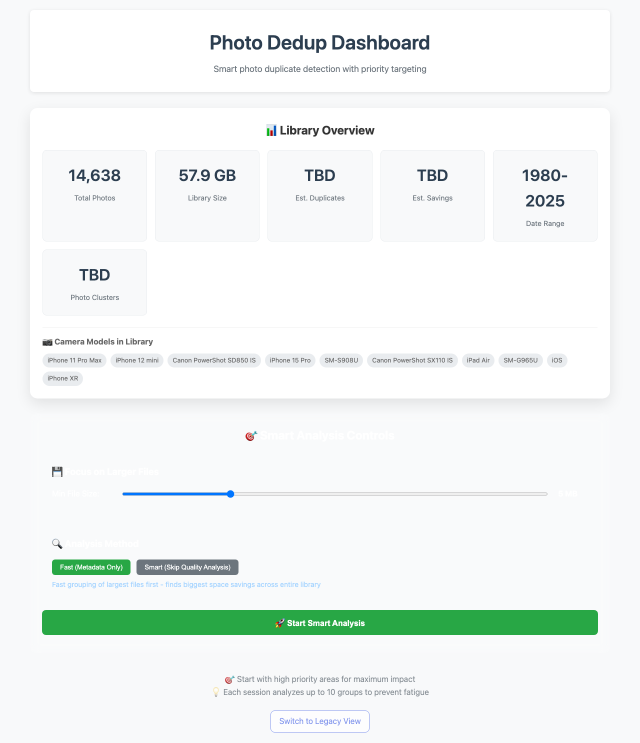
#> input picture dashboard_before_analysis.png, 1280 x 1485 px (shown at 1/2 size)
$ python -i blur_detector.py   (imports and definitions only)   (older library calls are emulated)
#> lines starting #> are read from the running program, lines starting #| are printed output that depends on the picture
#!/usr/bin/env python3
"""
Blur Detection Module - Focused computer vision analysis for photo quality assessment
Detects blurry, overexposed, and underexposed photos for removal workflow
"""

import cv2
import numpy as np
from PIL import Image
from dataclasses import dataclass
from typing import List, Optional, Tuple, Dict
from pathlib import Path
import time

@dataclass
class BlurResult:
    """Result of blur analysis for a single photo."""
    photo_uuid: str
    image_path: str
    blur_score: float  # Laplacian variance (higher = sharper)
    blur_level: str  # 'very-blurry', 'blurry', 'slightly-blurry', 'sharp'
    exposure_score: float  # 0-100 (50 = ideal, 0/100 = over/under exposed)
    quality_assessment: str  # Overall assessment
    processing_time_ms: int
    file_size_bytes: int
    resolution: Tuple[int, int]  # (width, height)

class BlurDetector:
    """Fast, dedicated blur detection using Sobel variance analysis (optimized from Kaggle dataset)."""

    def __init__(self,
                 blur_threshold_very: float = 500,
                 blur_threshold_moderate: float = 2000,
                 blur_threshold_slight: float = 5000):
        """
        Initialize blur detector with configurable thresholds.

        Sobel variance measures edge intensity - higher values = sharper images.
        Optimized thresholds based on Kaggle blur dataset evaluation.
        Typical values: very blurry <500, blurry 500-2000, slightly blurry 2000-5000, sharp >5000

        Args:
            blur_threshold_very: Below this = very blurry (default: 500)
            blur_threshold_moderate: Below this = blurry (default: 2000)
            blur_threshold_slight: Below this = slightly blurry (default: 5000)
            Above slight threshold = sharp
        """
        self.blur_threshold_very = blur_threshold_very
        self.blur_threshold_moderate = blur_threshold_moderate
        self.blur_threshold_slight = blur_threshold_slight

    # [5 lines left out: function update_thresholds, not called in this run]

    def analyze_photo(self, image_path: str, photo_uuid: str = None) -> BlurResult:
        """
        Analyze single photo for blur and exposure quality.

        Args:
            image_path: Path to image file
            photo_uuid: Optional UUID for tracking

        Returns:
            BlurResult with analysis data
        """
#> called with image_path = 'dashboard_before_analysis.png'
        start_time = time.time()

        try:
            # Get file info
            file_path = Path(image_path)
            file_size = file_path.stat().st_size if file_path.exists() else 0

            # Load image
            img = None
            try:
                img = cv2.imread(image_path)
#> img is the input picture: shape (1485, 1280, 3); mean B, G, R 243.3, 245.3, 240.5
            except:
                pass

            if img is None:
                # Try with PIL for HEIC and other formats
                try:
                    with Image.open(image_path) as pil_img:
                        img = cv2.cvtColor(np.array(pil_img), cv2.COLOR_RGB2BGR)
                except Exception as e:
                    print(f"⚠️ Could not load image {image_path}: {e}")
                    return self._create_error_result(image_path, photo_uuid, file_size)

            if img is None:
                return self._create_error_result(image_path, photo_uuid, file_size)

            # Get image dimensions
            height, width = img.shape[:2]
#> height = 1485; width = 1280
            resolution = (width, height)
#> resolution = (1280, 1485)

            # Convert to grayscale for analysis
            gray = cv2.cvtColor(img, cv2.COLOR_BGR2GRAY)
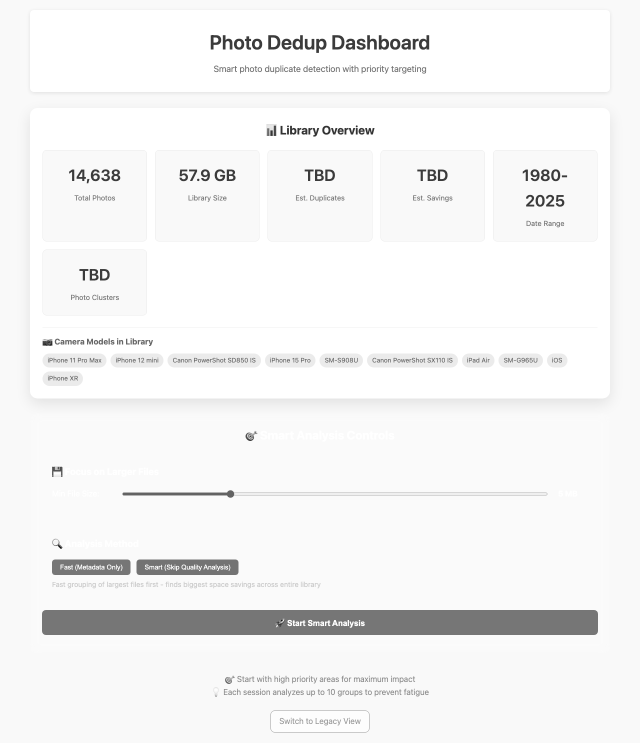
#> gray: shape (1485, 1280) (shown at 1/2 size); min 1, max 255, mean 243.8

            # 1. Blur detection using Sobel variance (superior performance based on Kaggle dataset)
            sobel_x = cv2.Sobel(gray, cv2.CV_64F, 1, 0, ksize=3)
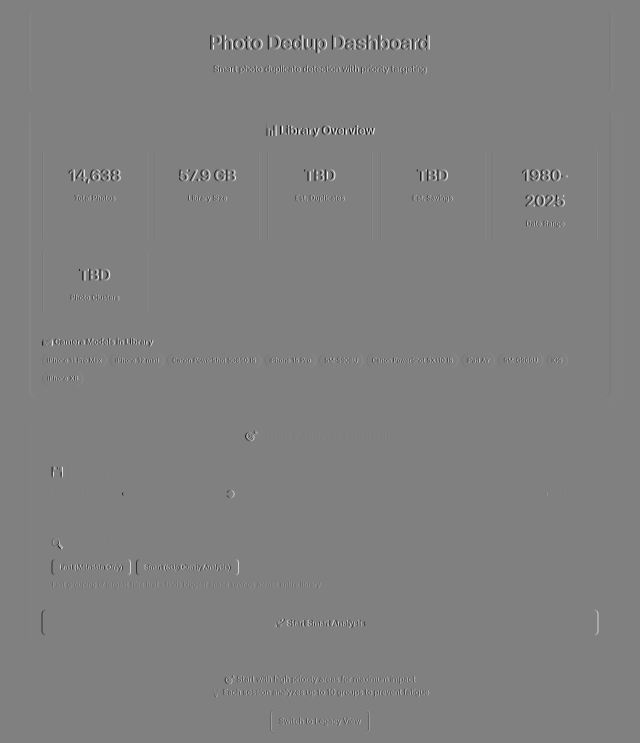
#> sobel_x: shape (1485, 1280) float64 (shown at 1/2 size); min -862, max 846, mean 0; drawn with min black and max white
            sobel_y = cv2.Sobel(gray, cv2.CV_64F, 0, 1, ksize=3)
            sobel_combined = np.sqrt(sobel_x**2 + sobel_y**2)
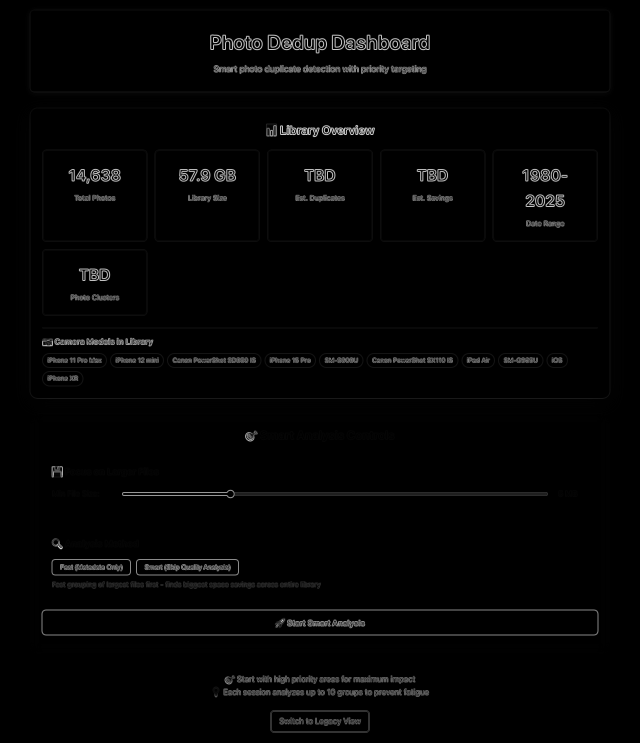
#> sobel_combined: shape (1485, 1280) float64 (shown at 1/2 size); min 0, max 989.6, mean 15.8; drawn with min black and max white
            blur_score = sobel_combined.var()
#> blur_score = 6780.9

            # 2. Exposure analysis using histogram
            exposure_score = self._analyze_exposure(gray)

            # 3. Determine blur level based on thresholds
            blur_level = self._classify_blur_level(blur_score)

            # 4. Overall quality assessment
            quality_assessment = self._assess_quality(blur_level, exposure_score)

            processing_time = int((time.time() - start_time) * 1000)

            return BlurResult(
                photo_uuid=photo_uuid or "unknown",
                image_path=image_path,
                blur_score=blur_score,
                blur_level=blur_level,
                exposure_score=exposure_score,
                quality_assessment=quality_assessment,
                processing_time_ms=processing_time,
                file_size_bytes=file_size,
                resolution=resolution
            )

        except Exception as e:
            print(f"❌ Error analyzing {image_path}: {e}")
            return self._create_error_result(image_path, photo_uuid, file_size)

    # [62 lines left out: functions analyze_batch, get_statistics, not called in this run]

    def _analyze_exposure(self, gray_image) -> float:
        """Analyze image exposure using histogram analysis."""
        try:
            # Calculate histogram
            hist = cv2.calcHist([gray_image], [0], None, [256], [0, 256])
#> hist = 256 values, max 606346 at index 255, min 0 at index 0, mean 7425

            # Calculate percentiles
            total_pixels = gray_image.shape[0] * gray_image.shape[1]
#> total_pixels = 1900800
            cumulative = np.cumsum(hist.flatten()) / total_pixels
#> cumulative = 256 values from 0 to 1

            # Find 5th and 95th percentiles
            p5 = np.argmax(cumulative >= 0.05)
#> p5 = 193
            p95 = np.argmax(cumulative >= 0.95)
#> p95 = 255

            # Score based on how well-distributed the histogram is
            # Good exposure: substantial range between 5th and 95th percentiles
            dynamic_range = p95 - p5
#> dynamic_range = 62

            # Penalize images with very low or very high average brightness
            mean_brightness = np.mean(gray_image)
#> mean_brightness = 243.8

            # Score from 0-100 (50 = ideal exposure)
            if mean_brightness < 30:  # Underexposed
                exposure_score = (mean_brightness / 30) * 25
            elif mean_brightness > 225:  # Overexposed
                exposure_score = 100 - ((mean_brightness - 225) / 30) * 25
#> exposure_score = 84.36
            else:
                exposure_score = 50  # Good exposure range

            # Adjust based on dynamic range
            if dynamic_range < 50:  # Low contrast
                exposure_score *= 0.7
            elif dynamic_range > 200:  # Good contrast
                exposure_score = min(exposure_score * 1.1, 100)

            return max(0, min(100, exposure_score))

        except Exception:
            return 50  # Default neutral score

    def _classify_blur_level(self, blur_score: float) -> str:
        """Classify blur level based on Laplacian variance score."""
#> in analyze_photo, `blur_level = self._classify_blur_level(blur_score)`: blur_level = 'sharp'
        if blur_score < self.blur_threshold_very:
            return 'very-blurry'
        elif blur_score < self.blur_threshold_moderate:
            return 'blurry'
        elif blur_score < self.blur_threshold_slight:
            return 'slightly-blurry'
        else:
            return 'sharp'

    def _assess_quality(self, blur_level: str, exposure_score: float) -> str:
        """Generate overall quality assessment."""
        issues = []

        if blur_level == 'very-blurry':
            issues.append('Very blurry')
        elif blur_level == 'blurry':
            issues.append('Blurry')
        elif blur_level == 'slightly-blurry':
            issues.append('Slightly blurry')

        if exposure_score < 20:
            issues.append('Underexposed')
        elif exposure_score > 80:
            issues.append('Overexposed')

        if issues:
            return ', '.join(issues)
        else:
            return 'Good quality'

    # [22 lines left out: functions _create_error_result, main, not called in this run]

# [2 lines not run here, left out]

>>> result = BlurDetector().analyze_photo('dashboard_before_analysis.png')
#> in analyze_photo, `quality_assessment = self._assess_quality(blur_level, exposure_score)`: quality_assessment = 'Overexposed'

$ run again, on debug_duplicates_page.png
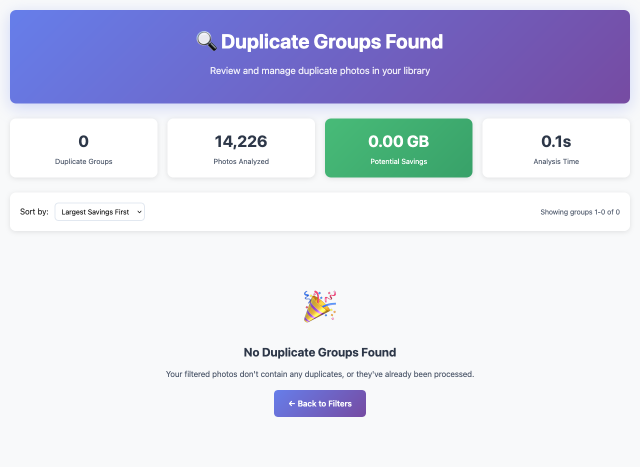
#> input picture debug_duplicates_page.png, 1280 x 934 px (shown at 1/2 size)
#> in analyze_photo, img is the input picture: shape (934, 1280, 3); mean B, G, R 235.1, 216.7, 214.8
#> in analyze_photo, `sobel_y = cv2.Sobel(gray, cv2.CV_64F, 0, 1, ksize=3)`:
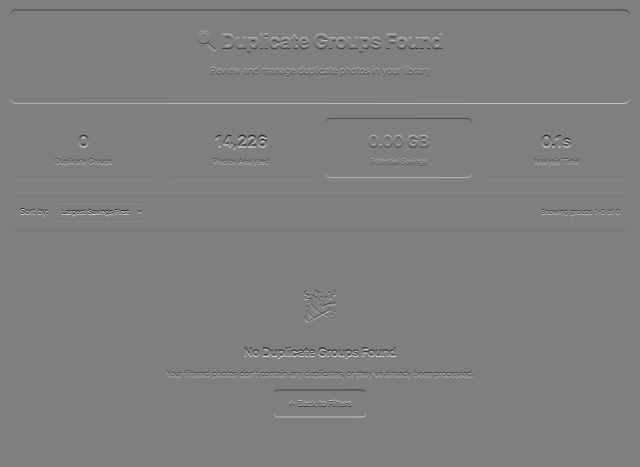
#> sobel_y: shape (934, 1280) float64 (shown at 1/2 size); min -1020, max 1020, mean 0; drawn with min black and max white
#> in analyze_photo, `sobel_combined = np.sqrt(sobel_x**2 + sobel_y**2)`:
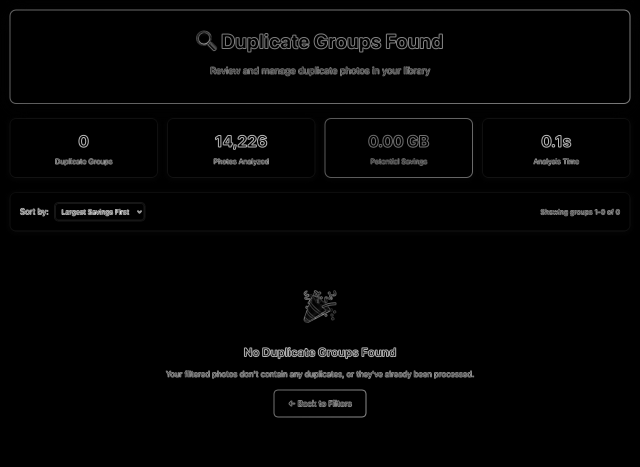
#> sobel_combined: shape (934, 1280) float64 (shown at 1/2 size); min 0, max 1085.9, mean 18.1; drawn with min black and max white
#> blur_score = 8213.8
#> hist = 256 values, max 584609 at index 249, min 0 at index 1, mean 4670
#> cumulative = 256 values from 0.00012 to 1
#> p5 = 106
#> p95 = 255
#> dynamic_range = 149
#> mean_brightness = 218.3
#> exposure_score = 50
#> blur_level = 'sharp'
#> quality_assessment = 'Good quality'

$ run again, on legacy_interface.png
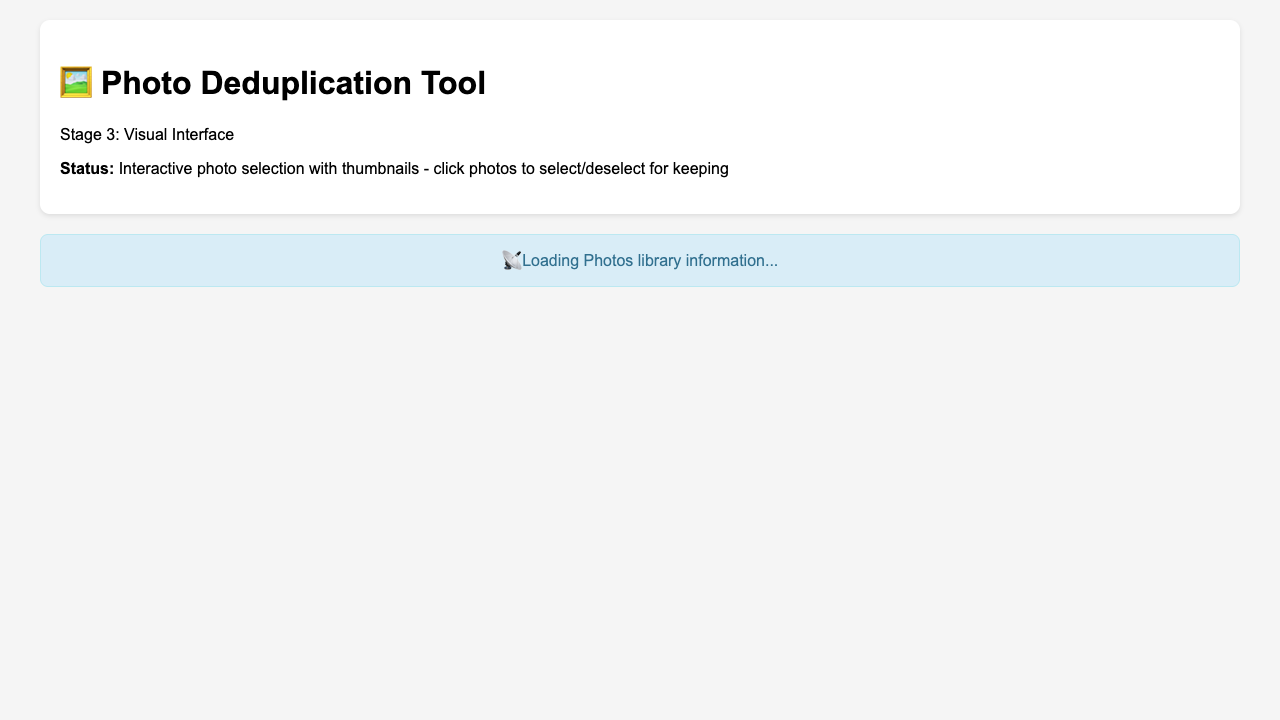
#> input picture legacy_interface.png, 1280 x 720 px
#> in analyze_photo, img is the input picture: shape (720, 1280, 3); mean B, G, R 245.2, 244.6, 243.1
#> in analyze_photo, `sobel_x = cv2.Sobel(gray, cv2.CV_64F, 1, 0, ksize=3)`:
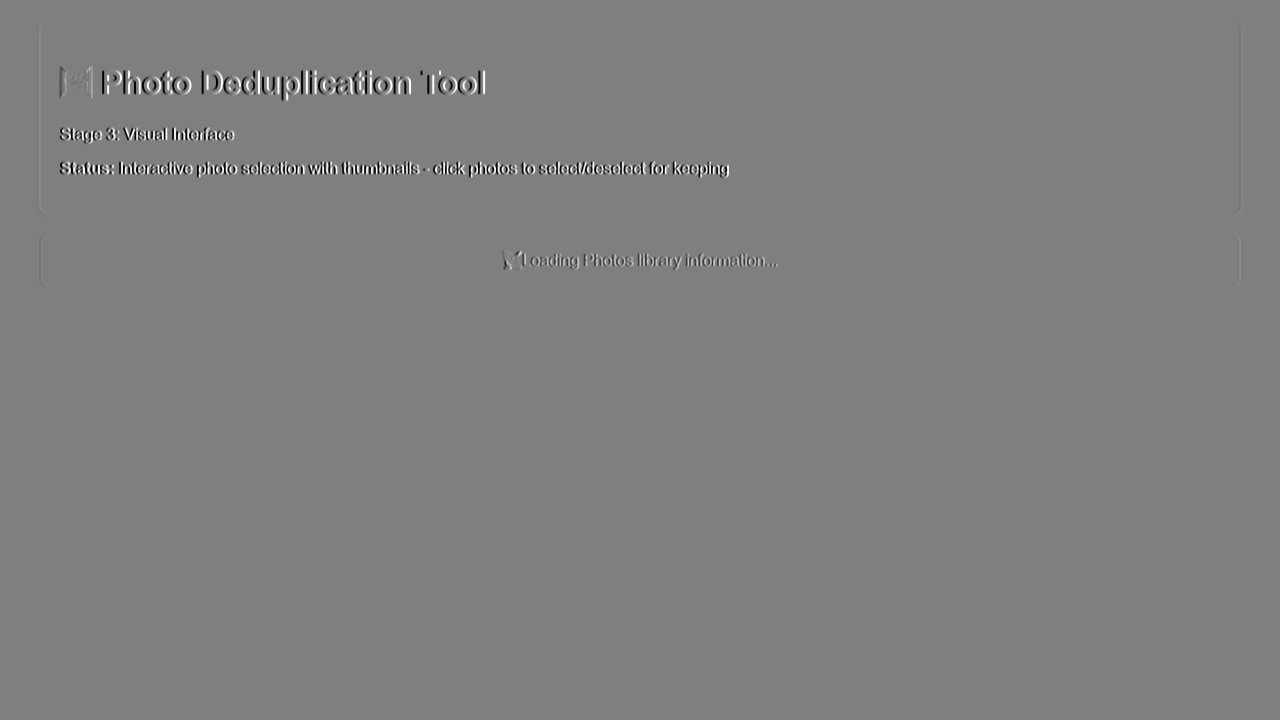
#> sobel_x: shape (720, 1280) float64; min -1020, max 1020, mean 0; drawn with min black and max white
#> in analyze_photo, `sobel_combined = np.sqrt(sobel_x**2 + sobel_y**2)`:
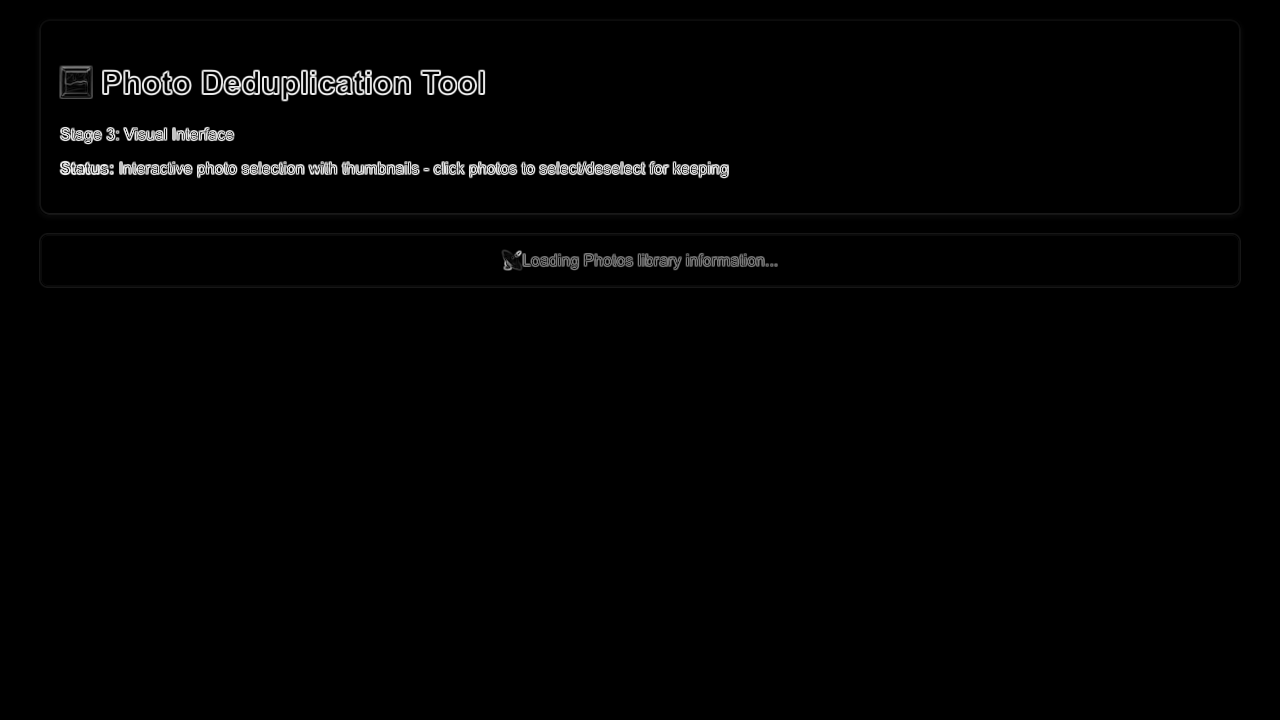
#> sobel_combined: shape (720, 1280) float64; min 0, max 1114.1, mean 12.8; drawn with min black and max white
#> blur_score = 8623.2
#> hist = 256 values, max 611485 at index 245, min 0 at index 1, mean 3600
#> cumulative = 256 values from 0.0049 to 1
#> p5 = 232
#> p95 = 255
#> dynamic_range = 23
#> mean_brightness = 244.3
#> in _analyze_exposure, `exposure_score = 100 - ((mean_brightness - 225) / 30) * 25`: exposure_score = 83.95
#> in _analyze_exposure, `exposure_score *= 0.7`: exposure_score = 58.77
#> blur_level = 'sharp'
#> quality_assessment = 'Good quality'
